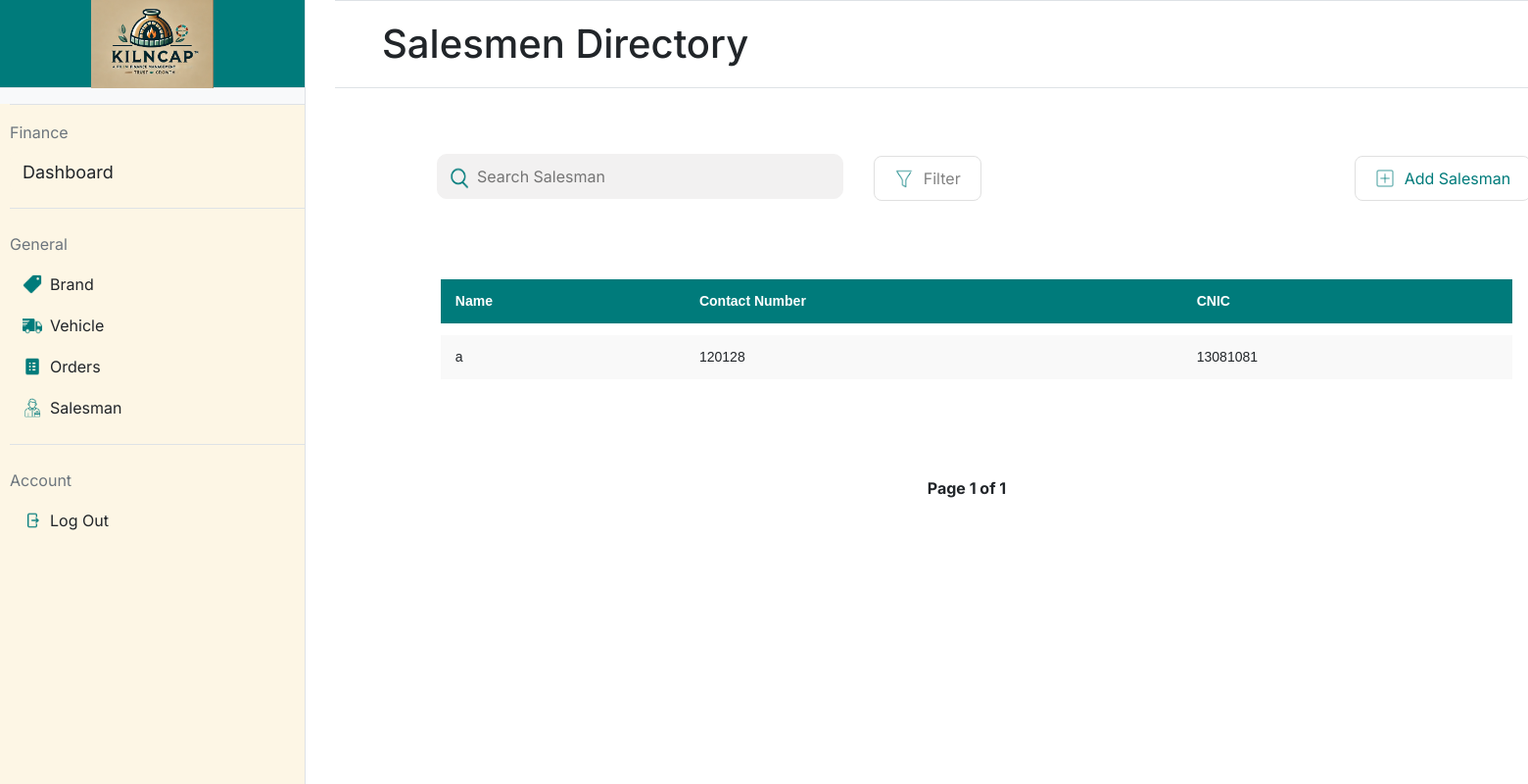
Page /salesman on the earlier database version.
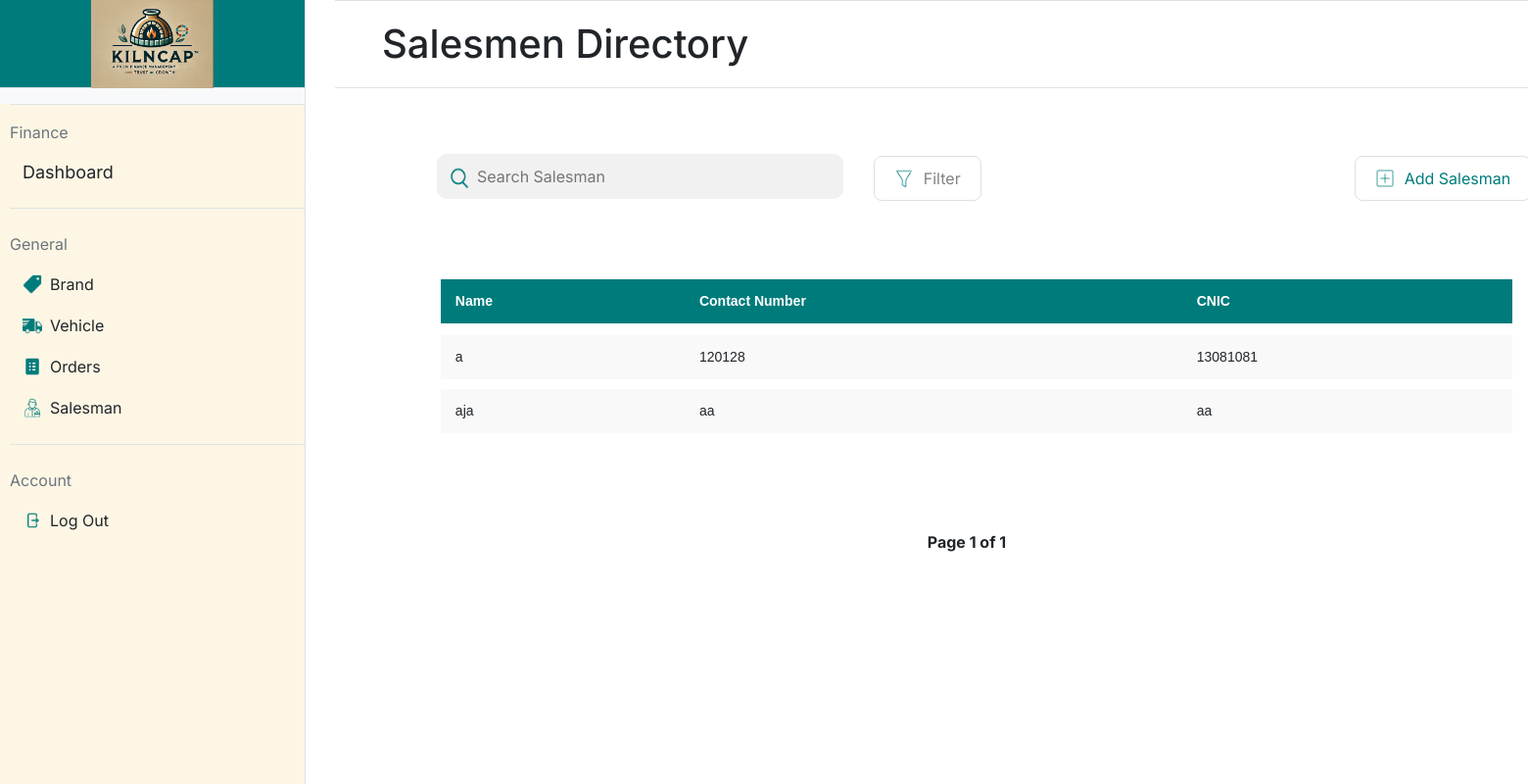
Same page on the later database version.
### app.py (models this page shows, shortened)
class Salesman(db.Model):
    __tablename__ = 'salesmen'
    id = db.Column(db.Integer, primary_key=True)  # Salesman ID (Primary Key)
    name = db.Column(db.String(100), nullable=False)  # Salesman's name
    contact_no = db.Column(db.String(15), unique=True, nullable=False)  # Salesman's contact number
    cnic = db.Column(db.String(15), unique=True, nullable=False)  # Salesman's CNIC (Computerized National Identity Card)

### app.py (the view)
@app.route('/salesman', methods=['GET'])
def salesman():
    page = request.args.get('page', 1, type=int)  # Get the current page number from the URL query parameter
    per_page = 5  # Number of salesmen to display per page
    salesmen_paginated = Salesman.query.paginate(page=page, per_page=per_page)  # Query the salesmen with pagination
    return render_template('salesman.html', salesmen=salesmen_paginated.items, pagination=salesmen_paginated)

### templates/salesman.html (shortened to what this page needs)
{% extends "base.html" %}
{% block title %}
<link rel="stylesheet" href="static/salesman.css">
{% endblock %}
{% block mainheading %}
Salesmen Directory
{% endblock %}
{% block maincontent %}
<div>
    <table style="padding-left: 5.5%;">
        <form action="{{ url_for('salesman_list_buttons') }}" method="post">
            <td style="width:40%; padding-left: 85px;">
                <div style="position: relative; width: 100%;">
                    <img src="/static/icons/search-icon.png"
                         alt="Search Icon"
                         style="position: absolute; left: 7px; top: 60%; transform: translateY(-50%); width: 30px; height: 30px;">
                    <input type="text"
                           placeholder="Search Salesman"
                           style="width: 100%; padding-left: 40px;">
                </div>
            </td>
            <td style="width:10%; padding-left: 30px; padding-top:15px">
                <button class="styled-button" name="button"
                    value="filter_salesman">
                    <img src="/static/icons/filter-icon.png" alt="Icon"
                        class="button-icon">
                    Filter
                </button>
            </td>
            <td style="padding-left: 380px; padding-top:15px">
                <button class="styled-button" name="button"
                    value="add_salesman">
                    <img src="/static/icons/add-icon.png" alt="Icon"
                        class="button-icon">
                    <div style="color:#007B7B">Add Salesman</div>
                </button>
            </td>
        </form>
    </table>
    <div style="padding: 5.5%;">
        <table class="styled-table"
            style="padding-left: 20px; width: 100%; border-collapse: separate; border-spacing: 0 10px;">
            <thead>
                <tr>
                    <th>Name</th>
                    <th>Contact Number</th>
                    <th>CNIC</th>
                </tr>
            </thead>
            <tbody>
                {% for salesman in salesmen %}
                <tr
                    data-url="{{ url_for('salesman_details', salesman_id=salesman.id) }}"
                    onclick="redirectToDetails(this)" style="cursor: pointer;">
                    <td>{{ salesman.name }}</td>
                    <td>{{ salesman.contact_no }}</td>
                    <td>{{ salesman.cnic }}</td>
                </tr>
                {% endfor %}
            </tbody>
        </table>
    </div>
    <div class="pagination">
        <span>Page {{ pagination.page }} of {{ pagination.pages }}</span>
    </div>
</div>
{% endblock %}

### templates/base.html (shortened to what this page needs)
<!DOCTYPE html>
<html lang="en">
<head>
    <link href="https://cdn.jsdelivr.net/npm/bootstrap@5.3.2/dist/css/bootstrap.min.css" rel="stylesheet">
    <link rel="stylesheet" href="{{ url_for('static', filename='styles.css') }}">
    {% block title %}{% endblock %}
</head>
<body class="pt-5">
    <div class="d-flex">
        <div class="sidebar bg-light border-end" style="width: 20%; min-height: 100vh;">
            <div id="logo_portion" class="text-center py-3 border-bottom">
                <img src="{{ url_for('static', filename='images/logo.png') }}" alt="Logo" style="height: 90px;">
            </div>
            <div id="sidebar_buttons" class="mt-3">
                <form action="{{ url_for('sidebar_buttons') }}" method="post">
                    <div class="mb-4 border-top border-bottom py-3">
                        <div class="text-secondary mb-2">Finance</div>
                        <button type="submit" id="dashboard" name="button" value="dashboard" class="btn btn-link w-100 text-start text-dark sidebar-btn">Dashboard</button>
                    </div>
                    <div class="mb-4 border-bottom pb-3">
                        <div class="text-secondary mb-2">General</div>
                        <button type="submit" name="button" value="brand" class="btn btn-link w-100 text-start text-dark d-flex align-items-center py-2 sidebar-btn">
                            <img src="{{ url_for('static', filename='icons/brand_icon.png') }}" alt="Brand Icon" class="me-2" style="height: 20px;">
                            Brand
                        </button>
                        <button type="submit" name="button" value="vehicle" class="btn btn-link w-100 text-start text-dark d-flex align-items-center py-2 sidebar-btn">
                            <img src="{{ url_for('static', filename='icons/truck-icon.png') }}" alt="Truck Icon" class="me-2" style="height: 20px;">
                            Vehicle
                        </button>
                        <button type="submit" name="button" value="orders" class="btn btn-link w-100 text-start text-dark d-flex align-items-center py-2 sidebar-btn">
                            <img src="{{ url_for('static', filename='icons/order-icon.png') }}" alt="Order Icon" class="me-2" style="height: 20px;">
                            Orders
                        </button>
                        <button type="submit" name="button" value="salesman" class="btn btn-link w-100 text-start text-dark d-flex align-items-center py-2 sidebar-btn">
                            <img src="{{ url_for('static', filename='icons/salesman-icon.png') }}" alt="Salesman Icon" class="me-2" style="height: 20px;">
                            Salesman
                        </button>
                    </div>
                    <div>
                        <div class="text-secondary mb-2">Account</div>
                        <button type="submit" name="button" value="logout" class="btn btn-link w-100 text-start text-dark d-flex align-items-center py-2 sidebar-btn">
                            <img src="{{ url_for('static', filename='icons/logout-icon.png') }}" alt="Logout Icon" class="me-2" style="height: 20px;">
                            Log Out
                        </button>
                    </div>
                </form>
            </div>
        </div>
        <div class="restdashboard flex-grow-1" style="width: 1300px;">
            <div id="mainheading" class="position-fixed w-100 top-0 z-2 d-flex align-items-center border-top border-bottom bg-white px-5 py-2" style="height: 90px; transform: translateX(5px);">
                <h1 class="mb-0">
                    {% block mainheading %}{% endblock %}
                </h1>
            </div>
            <div class="mt-5 pt-5 px-4">
                {% block maincontent %}{% endblock %}
            </div>
        </div>
    </div>
</body>
</html>

### static/styles.css (style rules this page uses)
body { font-family:'Inter'; margin: 0; height: 100vh; display: flex; }
.sidebar { position: fixed; top: 0; left: 0; z-index: 2; width: 20%; border:none; height: 100%; }
.sidebar-btn { text-decoration: none !important; }
#sidebar_buttons { height:100%; background-color: #FDF6E5; padding-left: 10px; }
#logo_portion { height: 90px; display: flex; justify-content: center; align-items: center; background-color:#007B7B; }
#dashboard { display: flex; width: 100%; max-width: 1200px; background-color: #FDF6E5; border-radius: 8px; overflow: hidden; font-size: 18px; }
.restdashboard { width: 80%; background-color: #FFFFFF; margin-left: 337px; }
input[type="text"], input[type="password"] { width: 100%; padding: 10px; margin-top: 10px; background-color:#F2F1F1 ; border: 1px solid #F2F1F1; border-radius: 10px; }

### static/salesman.css (style rules this page uses)
body { font-family: "Inter"; margin: 0; height: 100vh; display: flex; }
.styled-button { display: flex; align-items: center; padding: 10px 20px; font-size: 16px; background-color: #ffffff; color: #828282; border: 1px #e0e0e0 solid; border-radius: 8px; cursor: pointer; outline: none; }
.button-icon { height: 20px; margin-right: 10px; }
.styled-table { width: 500px; border-collapse: separate; border-spacing: 0 10px; font-family: Arial, sans-serif; font-size: 14px; }
.styled-table thead tr { background-color: #007b7b; color: white; text-align: left; height: 40px; }
.styled-table th, .styled-table td { padding: 12px 15px; }
.styled-table tbody tr { background-color: #f9f9f9; border-bottom: 1px solid #dddddd; }
.styled-table tbody tr:last-of-type { border-bottom: none; }
.styled-table th { border-bottom: 2px solid white; font-weight: bold; }
.pagination { display: flex; justify-content: center; margin: 20px 0; }
.pagination span { margin: 0 10px; font-weight: bold; }

Differences in the rows shown:
added Salesman: name "aja", contact_no "aa", cnic "aa"
